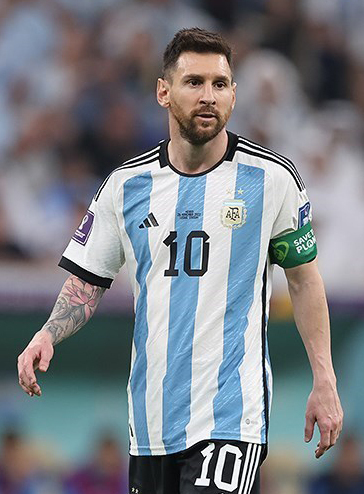
#> input picture Probabilidad (Incertidumbre)/_48_Preprocesado_Filtros_imagen.jpg, 364 x 494 px
$ python _49_Deteccion_de_Aristas_y_Segmentacion.py
#> lines starting #> are read from the running program, lines starting #| are printed output that depends on the picture; after the words box and inside, x2 and y2 are one past the last pixel; in counts of white or black regions, pixels touching at a corner belong together
import cv2  # Importa la biblioteca OpenCV para el procesamiento de imágenes
import numpy as np  # Importa la biblioteca NumPy para operaciones numéricas

# Lee la imagen desde el archivo "_48_Preprocesado_Filtros_imagen.jpg"
img = cv2.imread('_48_Preprocesado_Filtros_imagen.jpg')
#> img is the input picture: shape (494, 364, 3); mean B, G, R 133.1, 127.1, 123.2

# Convierte la imagen de BGR (rojo, verde, azul) a HSV (matiz, saturación, valor)
img2 = cv2.cvtColor(img, cv2.COLOR_BGR2HSV)
#> img2: shape (494, 364, 3); mean H, S, V 90.7, 52.5, 141

# Muestra la imagen original en una ventana llamada 'Imagen Original'
cv2.imshow('Imagen Original', img)

# Define el rango de colores bajo y alto para identificar el fondo en HSV
fondo_bajo = np.array([100, 100, 100], np.uint8)
fondo_alto = np.array([140, 255, 255], np.uint8)

# Define un rango de colores que incluya todos los colores posibles
todos_low = np.array([0, 100, 100], np.uint8)
todos_high = np.array([255, 255, 255], np.uint8)

# Crea una máscara para el fondo utilizando el rango de colores definido
mascara_fondo = cv2.inRange(img2, fondo_bajo, fondo_alto)
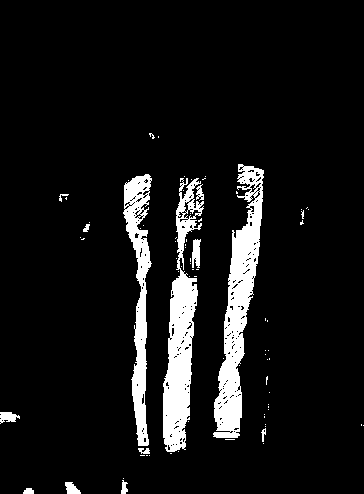
#> mascara_fondo: shape (494, 364); 8.4% white; 78 white regions (65 under 20 px), largest, box (x1, y1, x2, y2) and area: (213, 164, 264, 438) 5610, (163, 178, 204, 452) 5091, (123, 174, 152, 446) 3384

# Invierte la máscara del fondo para obtener una máscara de todos los píxeles que no son del fondo
mascara_todos = cv2.bitwise_not(mascara_fondo)

# Aplica la máscara de todos los píxeles a la imagen HSV original
mascara = cv2.bitwise_and(img2, img2, mask=mascara_todos)
#> mascara: shape (494, 364, 3); mean H, S, V 82, 42.7, 125.2

# Muestra la imagen resultante en una ventana llamada 'Todo'
cv2.imshow('Todo', mascara)

# Espera a que se presione cualquier tecla y luego cierra todas las ventanas
cv2.waitKey(0)
cv2.destroyAllWindows()
